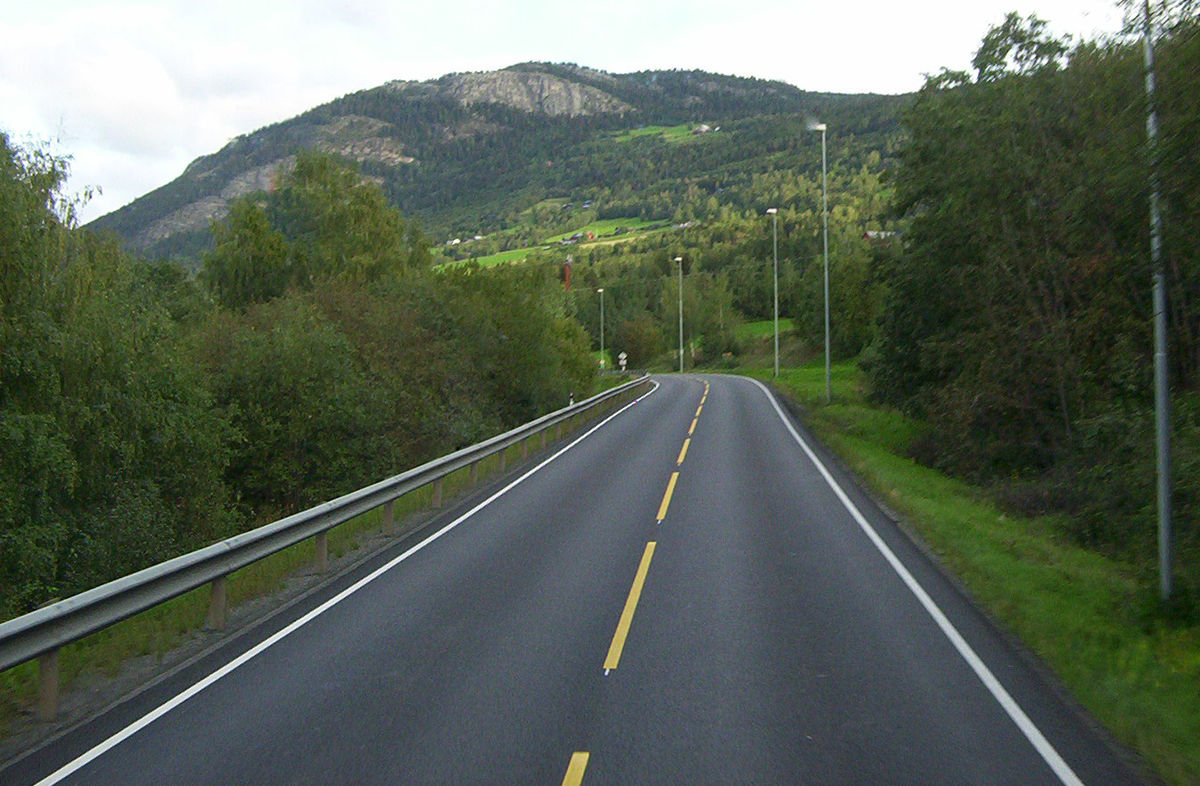
#> input picture Week 2 [ Image Processing with OpenCV and Pillow ]/data/Road_in_Norway_Wikipedia.jpg, 1200 x 786 px
$ jupyter execute Image_Manipulation_Demo_02.ipynb
#> lines starting #> are read from the running program, lines starting #| are printed output that depends on the picture
## Flip the Image
---

#### First, we import the required libraries

[cell 1]
import cv2
import matplotlib.pyplot as plt
from PIL import Image

#### Reading the image

[cell 2]
_path = "./data/Road_in_Norway_Wikipedia.jpg"
img = plt.imread(_path)
#> img is the input picture: shape (786, 1200, 3); mean R, G, B 89.3, 99.6, 87
img_cvt = cv2.cvtColor(img, cv2.COLOR_BGR2RGB)

#### Displaying the image

[cell 3]
plt.imshow(img)
plt.show()

<div class="alert alert-block alert-info">
<font color = 'black'> We are <b>not</b> required to convert from 'BGR' to 'RGB' here if using <b>plt.imread()</b>
    to read the image</font>
</div>

### Now, we'll be peforming some operations on the image

We can flip an image by changing the index value of the pixel or intensity of the image. We'll using **PIL** library o perform the opertaion.

[cell 4]
from PIL import ImageOps

[cell 5]
img_p = Image.open(_path)
img_p.show()

ImageOps() flips the image w.r.t x axis or flips the y axis **top_to_bottom**

[cell 6]
img_flip_p = ImageOps.flip(img_p)
plt.figure(figsize = (10,10))
plt.subplot(1, 2, 1)
plt.title('Original Image')
plt.imshow(img_p)

plt.subplot(1, 2, 2)
plt.title('Flipped Image')
plt.imshow(img_flip_p)
plt.show()

#### We can also mirror the image using ImageOps.mirror()

[cell 7]
img_mirror_p = ImageOps.mirror(img_p)
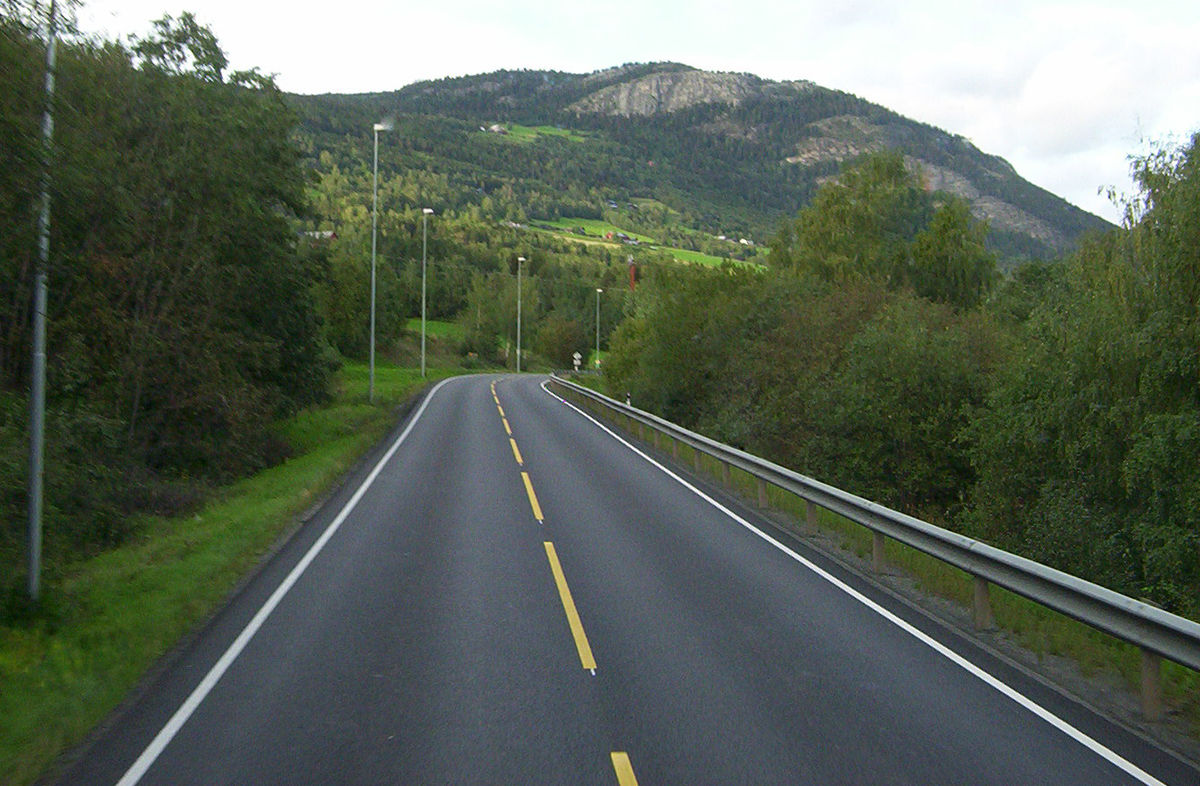
#> img_mirror_p: PIL image 1200x786 RGB; mean R, G, B 89.3, 99.6, 87
plt.title("Mirrored Image")
plt.imshow(img_mirror_p)
plt.show()

<div class="alert alert-block alert-info">
    <font color = "black">
    <b>cmap is ignored when X has <font color="red">RGB(A)</font> information.</b>
    However, if the image were an array of shape (M,N) , then the cmap controls the colormap used to display the values. We'll see the same below.
    </font>
</div>

[cell 8]
img_gray_p = ImageOps.grayscale(img_p)

## ImageOps.posterize(image_name_here, number_of_bits_1_to_8_to_keep_for_each_channel)
img_post_p = ImageOps.posterize(img_p, 2)
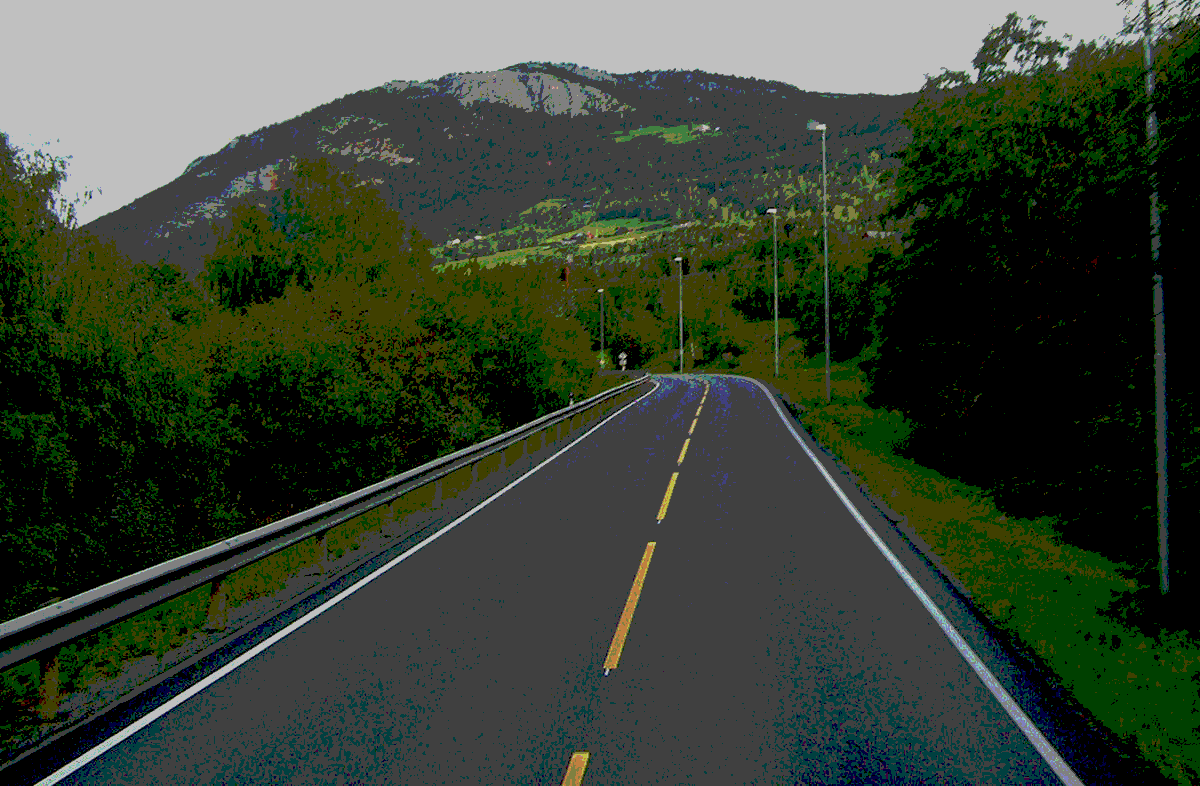
#> img_post_p: PIL image 1200x786 RGB; mean R, G, B 56.6, 66.7, 52.4

plt.figure(figsize = (15,15))
plt.subplot(1,2,1)
plt.title("Grayscaled Image")
plt.imshow(img_gray_p)

plt.subplot(1,2,2)
plt.title("Posterized Image")
plt.imshow(img_post_p)
plt.show()

### Using colormap (cmap):
---
<div><font size = 3 color = 'blue'><b>plt.imshow(image_name_here, cmap = 'gray')</b></font></div>

[cell 9]
plt.title("Grascaled Image cmapped")
plt.imshow(img_gray_p, cmap = 'gray')
plt.show()

The above operation is only being applied to grayscaled image, if used on **RGB** image, it won't affecting the same. We'll see that here below.

[cell 10]
plt.imshow(img_p, cmap = 'gray')
plt.show()

We can also use **.transpose()** method to define specific transformation we are looking for.

[cell 11]
img_flip_t_b = img_p.transpose(Image.FLIP_TOP_BOTTOM)
plt.title("Flipped image using .transpose()")
plt.imshow(img_flip_t_b)
plt.show()

### We'll now see how to flip image using <font color = "blue">OpenCV</font>
---

[cell 12]
img_c = cv2.imread(_path)
cv2.imshow("Image Output", img_c)
cv2.waitKey(0)
cv2.destroyAllWindows()

#### Converting the image **BGR** to **RGB** to show through plt.imshow()

[cell 13]
img_c = cv2.cvtColor(img_c, cv2.COLOR_BGR2RGB)
plt.imshow(img_c)
plt.show()

### Flipping the image using <font color = "blue">cv2.flip()</font>
---
**Understanding flip_code**

* A flag to specify how to flip the array
* 0 means flipping around the x-axis and positive value (for example, 1) means flipping around y-axis.
* Negative value (for example, -1) means flipping around both axes.

[cell 14]
img_flip0_c = cv2.flip(img_c, 0)  # cv2.flip(image_name_here, flip_code), here flipping along x-axis
img_flip1_c = cv2.flip(img_c, 1)  # Flipping along the y-axis
img_flip2_c = cv2.flip(img_c, -1) # Flipping along both the axis
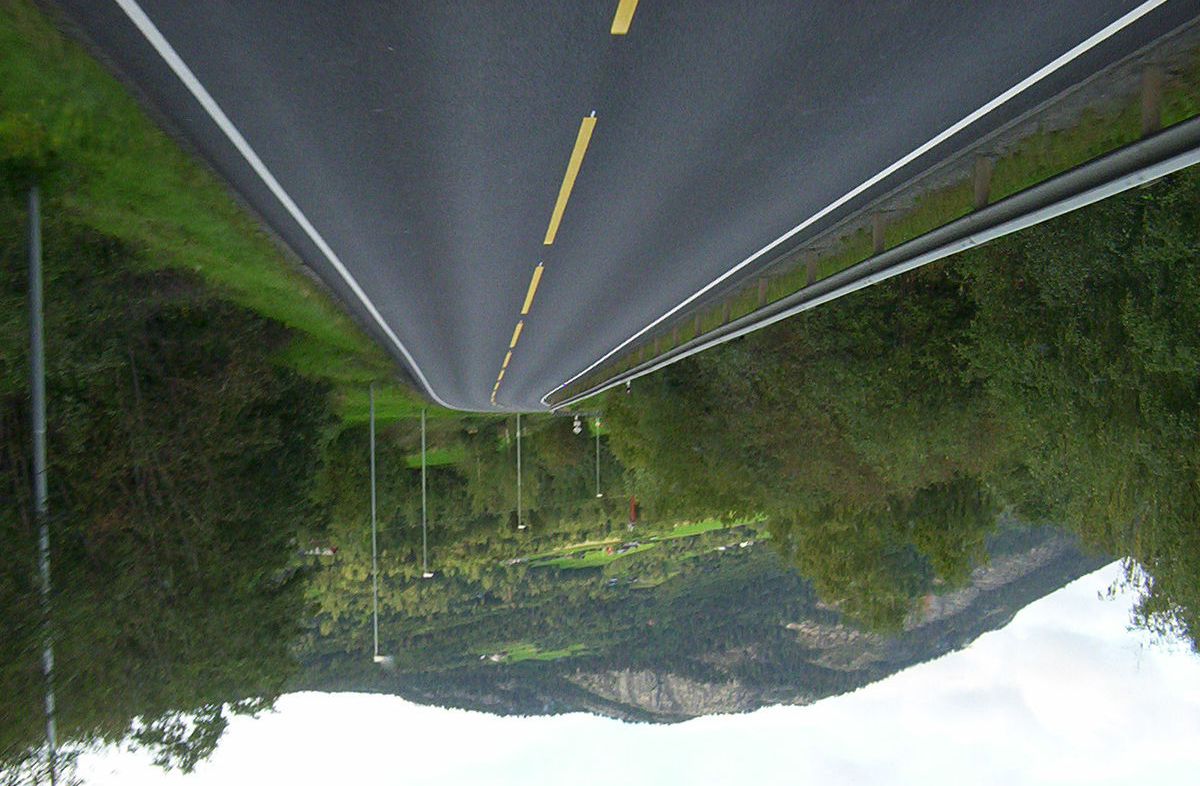
#> img_flip2_c: shape (786, 1200, 3); mean R, G, B 89.3, 99.6, 87

plt.figure(figsize = (15,15))

plt.subplot(1,3,1)
plt.title("Flipped by x-axis")
plt.imshow(img_flip0_c)

plt.subplot(1,3,2)
plt.title("Flipped by y-axis")
plt.imshow(img_flip1_c)

plt.subplot(1,3,3)
plt.title("Flipped by both-axes")
plt.imshow(img_flip2_c)

plt.show()

### Rotate the image using <font color = "blue">cv2.rotate()</font>

[cell 15]
img_rot_c = cv2.rotate(img_c, cv2.ROTATE_90_CLOCKWISE)
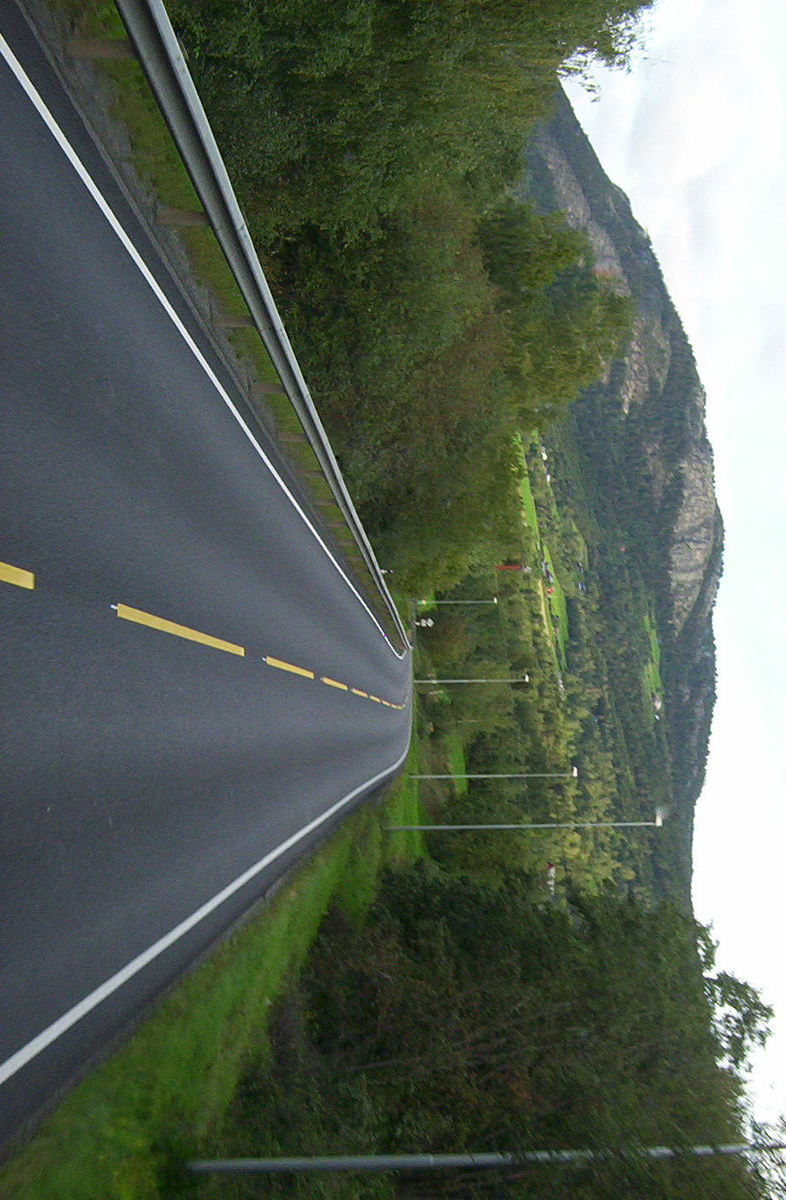
#> img_rot_c: shape (1200, 786, 3); mean R, G, B 89.3, 99.6, 87
plt.imshow(img_rot_c)
plt.show()
